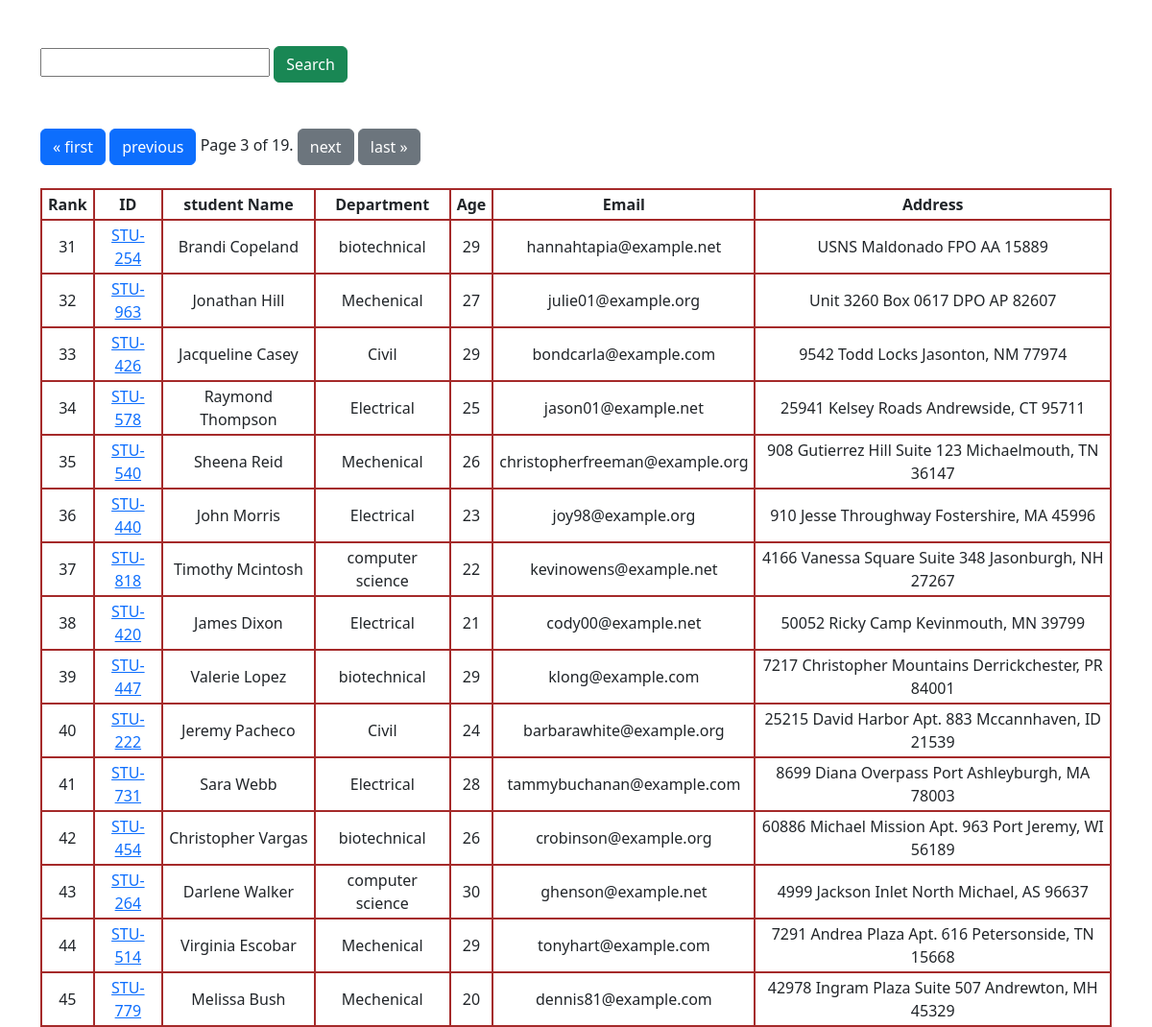
Screenshot of /students/?page=3 with the database file from the repository.
### query_set_practise/models.py (models this page shows, shortened)
class Student_details(models.Model):
    department = models.ForeignKey(Department , related_name = "depart" ,on_delete = models.CASCADE)
    stu_id = models.CharField(max_length = 7)
    stu_name = models.CharField(max_length = 50)
    stu_email = models.CharField(unique = True,max_length = 50)
    stu_age = models.IntegerField(default = 18)
    stu_address = models.TextField()
    is_deleted = models.BooleanField(default = False)
    objects = studnetManager()
    admin_objects = models.Manager()
    class Meta:
        ordering = ['stu_name']

class Studentrank(models.Model):
    student = models.ForeignKey(Student_details , related_name = "student_ranks" , on_delete = models.CASCADE)
    student_rank = models.IntegerField(default=1)
    created_at = models.DateField(auto_now_add = True)
    class Meta:
        unique_together = ['student_rank' , 'created_at']

class Department(models.Model):
    department_name = models.CharField(max_length = 40)
    class Meta:
        ordering = ['department_name']

### query_set_practise/views.py (the view, shortened to what this page needs)
# urls.py: path('students/' , get_data , name="get_data"),
def get_data(request):
    query_set = Student_details.objects.all().order_by("student_ranks__student_rank")
    paginator = Paginator(query_set , 15)
    page_no = request.GET.get("page" , 2)
    page_object = paginator.get_page(page_no)
    context = {"student_data" : page_object}
    return render(request , "students.html" , context )

### query_set_practise/models.py (called while the page is built)
    def get_queryset(self) -> models.QuerySet:
        return super().get_queryset().filter(is_deleted = False)

### query_set_practise/templates/students.html (shortened to what this page needs)
<!DOCTYPE html>
<html lang="en">
<head>
    <link href="https://cdn.jsdelivr.net/npm/bootstrap@5.3.3/dist/css/bootstrap.min.css" rel="stylesheet">
</head>
<body class="container">
    <form>
        <div class="my-5">
            <input type="text" name="search">
            <button class="btn btn-success" type="submit">Search</button>
        </div>
    </form>
    <table class="table-striped">
        <tr>
            <th>Rank</th>
            <th>ID</th>
            <th>student Name</th>
            <th>Department</th>
            <th>Age</th>
            <th>Email</th>
            <th>Address</th>
        </tr>
        {% for student in student_data %}
        <tr>
            <td>{{student.student_ranks.first.student_rank}} </td>
            <td> <a href="/marks/{{ student.stu_id }}"> {{ student.stu_id }}</a>
                </td>
            <td>{{student.stu_name}}</td>
            <td>{{student.department.department_name}}</td>
            <td>{{student.stu_age}}</td>
            <td>{{student.stu_email}}</td>
            <td>{{student.stu_address}}</td>
        </tr>
        {% endfor %}
    <div class="pagination my-4">
        <span class="step-links">
            {% if student_data.has_previous %}
                <a class="btn btn-primary" href="?page=1">&laquo; first</a>
                <a class="btn btn-primary" href="?page={{ student_data.previous_page_number }}">previous</a>
            {% endif %}
            <span class="current">
                Page {{ student_data.number }} of {{ student_data.paginator.num_pages }}.
            </span>
            {% if student_data.has_next %}
                <a class="btn btn-secondary" href="?page={{ student_data.next_page_number }}">next</a>
                <a class="btn btn-secondary" href="?page={{ student_data.paginator.num_pages }}">last &raquo;</a>
            {% endif %}
        </span>
    </div>
    </table>
</body>
</html>

### query_set_practise/templates/students.html (style rules this page uses)
table , th,tr,td { border:2px solid brown; border-collapse: collapse; text-align: center; }
th ,td { padding: 3px 6px; }

### rows the page displays
Student_details: student_ranks.first.student_rank "31", stu_id "STU-254", stu_name "Brandi Copeland", department.department_name "biotechnical", stu_age "29", stu_email "hannahtapia@example.net", stu_address "USNS Maldonado FPO AA 15889"
Student_details: student_ranks.first.student_rank "32", stu_id "STU-963", stu_name "Jonathan Hill", department.department_name "Mechenical", stu_age "27", stu_email "julie01@example.org", stu_address "Unit 3260 Box 0617 DPO AP 82607"
Student_details: student_ranks.first.student_rank "33", stu_id "STU-426", stu_name "Jacqueline Casey", department.department_name "Civil", stu_age "29", stu_email "bondcarla@example.com", stu_address "9542 Todd Locks Jasonton, NM 77974"
Student_details: student_ranks.first.student_rank "34", stu_id "STU-578", stu_name "Raymond Thompson", department.department_name "Electrical", stu_age "25", stu_email "jason01@example.net", stu_address "25941 Kelsey Roads Andrewside, CT 95711"
Student_details: student_ranks.first.student_rank "35", stu_id "STU-540", stu_name "Sheena Reid", department.department_name "Mechenical", stu_age "26", stu_email "christopherfreeman@example.org", stu_address "908 Gutierrez Hill Suite 123 Michaelmouth, TN 36147"
Student_details: student_ranks.first.student_rank "36", stu_id "STU-440", stu_name "John Morris", department.department_name "Electrical", stu_age "23", stu_email "joy98@example.org", stu_address "910 Jesse Throughway Fostershire, MA 45996"
Student_details: student_ranks.first.student_rank "37", stu_id "STU-818", stu_name "Timothy Mcintosh", department.department_name "computer science", stu_age "22", stu_email "kevinowens@example.net", stu_address "4166 Vanessa Square Suite 348 Jasonburgh, NH 27267"
Student_details: student_ranks.first.student_rank "38", stu_id "STU-420", stu_name "James Dixon", department.department_name "Electrical", stu_age "21", stu_email "cody00@example.net", stu_address "50052 Ricky Camp Kevinmouth, MN 39799"
Student_details: student_ranks.first.student_rank "39", stu_id "STU-447", stu_name "Valerie Lopez", department.department_name "biotechnical", stu_age "29", stu_email "klong@example.com", stu_address "7217 Christopher Mountains Derrickchester, PR 84001"
Student_details: student_ranks.first.student_rank "40", stu_id "STU-222", stu_name "Jeremy Pacheco", department.department_name "Civil", stu_age "24", stu_email "barbarawhite@example.org", stu_address "25215 David Harbor Apt. 883 Mccannhaven, ID 21539"
Student_details: student_ranks.first.student_rank "41", stu_id "STU-731", stu_name "Sara Webb", department.department_name "Electrical", stu_age "28", stu_email "tammybuchanan@example.com", stu_address "8699 Diana Overpass Port Ashleyburgh, MA 78003"
Student_details: student_ranks.first.student_rank "42", stu_id "STU-454", stu_name "Christopher Vargas", department.department_name "biotechnical", stu_age "26", stu_email "crobinson@example.org", stu_address "60886 Michael Mission Apt. 963 Port Jeremy, WI 56189"
Student_details: student_ranks.first.student_rank "43", stu_id "STU-264", stu_name "Darlene Walker", department.department_name "computer science", stu_age "30", stu_email "ghenson@example.net", stu_address "4999 Jackson Inlet North Michael, AS 96637"
Student_details: student_ranks.first.student_rank "44", stu_id "STU-514", stu_name "Virginia Escobar", department.department_name "Mechenical", stu_age "29", stu_email "tonyhart@example.com", stu_address "7291 Andrea Plaza Apt. 616 Petersonside, TN 15668"
Student_details: student_ranks.first.student_rank "45", stu_id "STU-779", stu_name "Melissa Bush", department.department_name "Mechenical", stu_age "20", stu_email "dennis81@example.com", stu_address "42978 Ingram Plaza Suite 507 Andrewton, MH 45329"

### other values shown
{{ student_data.number }} "3"
{{ student_data.paginator.num_pages }} "19"
